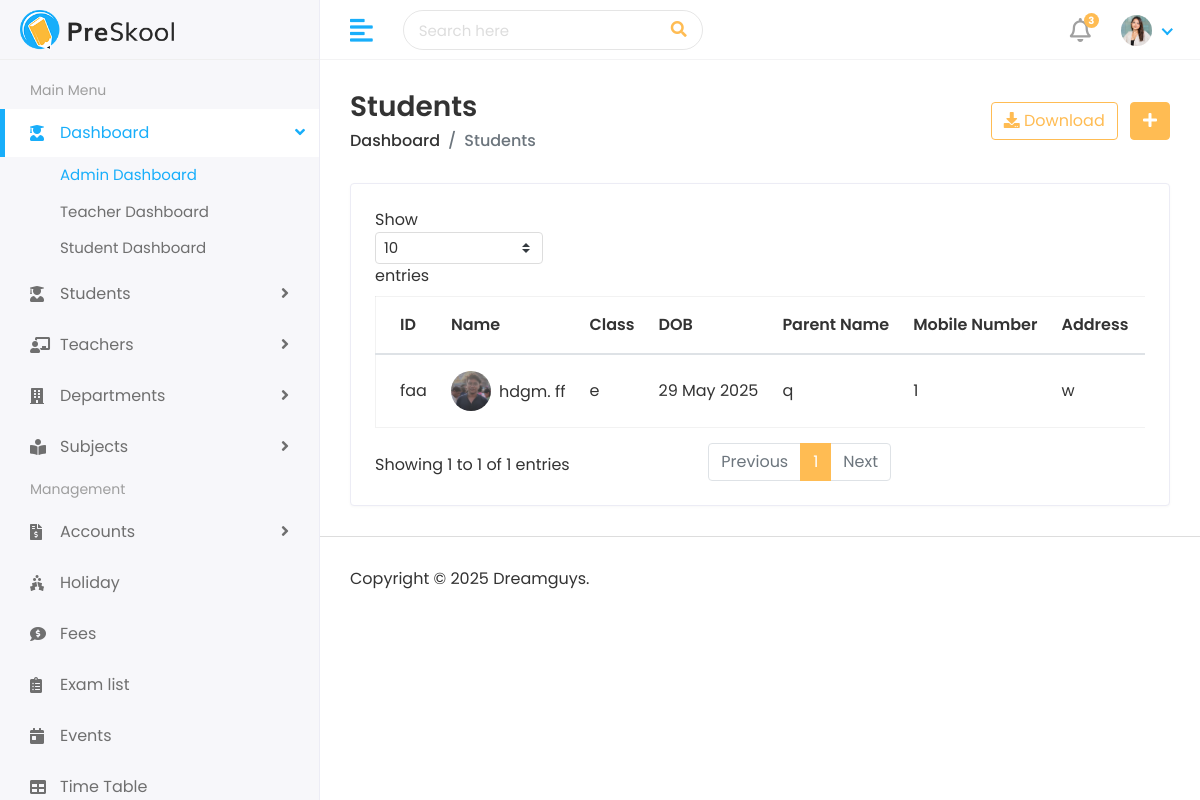
The page /student/ on the database its author committed.
### student/models.py (models this page shows, shortened)
class Student(models.Model):
    first_name = models.CharField(max_length=100)
    last_name = models.CharField(max_length=100)
    student_id = models.CharField(max_length=100)
    gender = models.CharField(max_length=10, choices=[("Male", "Male"),("Female", "Female"),("others", "others")])
    date_of_birth = models.DateField()
    student_class = models.CharField(max_length=100)
    religion = models.CharField(max_length=20)
    joining_date = models.DateField()
    mobile_number = models.CharField(max_length=15)
    admission_number = models.CharField(max_length=15)
    section = models.CharField(max_length=15)
    student_image = models.ImageField(upload_to='student/', blank=True)
    parent = models.OneToOneField(Parent, on_delete=models.CASCADE)
    slug = models.SlugField(max_length=255, unique=True, blank=True)

class Parent(models.Model):
    father_name = models.CharField(max_length=100)
    father_occupation = models.CharField(max_length=100)
    father_mobile = models.CharField(max_length=100)
    father_email = models.EmailField(max_length=100)
    mother_name = models.CharField(max_length=100)
    mother_occupation = models.CharField(max_length=100)
    mother_mobile = models.CharField(max_length=100)
    mother_email = models.EmailField(max_length=100)
    present_location = models.TextField()
    permanent_address = models.TextField()

### student/views.py (the view)
# urls.py: path("", views.student_list, name="student_list"),
def student_list(request):
    student_list = Student.objects.select_related("parent").all()
    context = {
        'student_list': student_list
    }
    return render(request, 'students/students.html', context)

### templates/students/students.html (shortened to what this page needs)
{% extends "Home/base.html" %}
{% load static %}
{% block body %}
         <div class="page-wrapper">
            <div class="content container-fluid">
               <div class="page-header">
                  <div class="row align-items-center">
                     <div class="col">
                        <h3 class="page-title">Students</h3>
                        <ul class="breadcrumb">
                           <li class="breadcrumb-item"><a href="">Dashboard</a></li>
                           <li class="breadcrumb-item active">Students</li>
                        </ul>
                     </div>
                     <div class="col-auto text-right float-right ml-auto">
                        <a href="#" class="btn btn-outline-primary mr-2"><i class="fas fa-download"></i> Download</a>
                        <a href="{% url 'add_student' %}" class="btn btn-primary"><i class="fas fa-plus"></i></a>
                     </div>
                  </div>
               </div>
               <div class="row">
                  <div class="col-sm-12">
                     <div class="card card-table">
                        <div class="card-body">
                           <div class="table-responsive">
                              <table class="table table-hover table-center mb-0 datatable">
                                 <thead>
                                    <tr>
                                       <th>ID</th>
                                       <th>Name</th>
                                       <th>Class</th>
                                       <th>DOB</th>
                                       <th>Parent Name</th>
                                       <th>Mobile Number</th>
                                       <th>Address</th>
                                       <th class="text-right">Action</th>
                                    </tr>
                                 </thead>
                                 <tbody>
                                    {% for student in student_list  %}
                                    <tr>
                                       <td>{{ student.student_id}}</td>
                                       <td>
                                          <h2 class="table-avatar">
                                             <h2 class="table-avatar">
                                                <a href="{% url 'view_student' student.student_id %}" class="avatar avatar-sm mr-2"><img class="avatar-img rounded-circle" src="{{ student.student_image.url }}" alt="User Image"></a>
                                                <a href="{% url 'view_student' student.student_id %}">{{ student.first_name }} {{ student.last_name}}</a>
                                             </h2>
                                          </h2>
                                       </td>
                                       <td>{{student.student_class}}</td>
                                       <td>{{ student.date_of_birth | date:"d M Y" }}</td>
                                       <td>{{ student.parent.father_name }}</td>
                                       <td>{{ student.mobile_number }}</td>
                                       <td>{{ student.parent.present_location }}</td>
                                       <td class="text-right">
                                       </td>
                                    </tr>
                                    {% endfor %}
                                 </tbody>
                              </table>
                           </div>
                        </div>
                     </div>
                  </div>
               </div>
            </div>
            <footer>
               <p>Copyright © 2025 Dreamguys.</p>
            </footer>
         </div>
      </div>
   </body>
</html>
{% endblock %}

### static/assets/css/style.css (style rules this page uses)
html { height: 100%; }
body { background-color: #fff; color: #333; font-family: 'Poppins', sans-serif; font-size: 1rem; height: 100%; line-height: 1.5; overflow-x: hidden; }
h1, h2, h3, h4, h5, h6 { font-family: 'Poppins', sans-serif; margin-top: 0; }
ul, ol { padding: 0px; list-style: none; }
.table { color: #333; max-width: 100%; margin-bottom: 0; width: 100%; }
.table.dataTable { border-collapse: collapse !important; border: 1px solid rgba(0, 0, 0, 0.05); }
table.table td h2 { display: inline-block; font-size: inherit; font-weight: 400; margin: 0; padding: 0; vertical-align: middle; }
table.table td h2.table-avatar { align-items: center; display: inline-flex; font-size: inherit; font-weight: 400; margin: 0; padding: 0; vertical-align: middle; white-space: nowrap; }
table.table td h2 a { color: #333; }
.table thead tr th { font-weight: 600; }
.table tbody tr { border-bottom: 1px solid rgba(0, 0, 0, 0.05); }
.table.table-center td, .table.table-center th { vertical-align: middle; }
.card-table .card-body .table > thead > tr > th { border-top: 0; }
.card-table .card-body .table tr td:first-child, .card-table .card-body .table tr th:first-child { padding-left: 1.5rem; }
.card-table .card-body .table tr td:last-child, .card-table .card-body .table tr th:last-child { padding-right: 1.5rem; }
.card-table .table td, .card-table .table th { border-top: 1px solid #e2e5e8; padding: 1rem 0.75rem; white-space: nowrap; }
.btn-primary { background-color: #FFBC53; border: 1px solid #FFBC53; }
.btn-outline-primary { color: #FFBC53; border-color: #FFBC53; }
.card { border: 1px solid #ececf5; box-shadow: 0 1px 3px 0 rgba(0, 0, 0, 0.03); margin-bottom: 1.875rem; }
.card-body { padding: 1.5rem; }
.avatar { position: relative; display: inline-block; width: 3rem; height: 3rem }
.avatar > img { width: 100%; height: 100%; -o-object-fit: cover; object-fit: cover; }
.avatar-sm { width: 2.5rem; height: 2.5rem; }
footer { padding: 1.875rem 1.875rem; border-top: 1px solid #ddd; }
footer p { margin: 0px; }
.page-wrapper { margin-left: 320px; padding-top: 60px; position: relative; transition: all 0.4s ease; }
.page-wrapper > .content { padding: 1.875rem 1.875rem 0; }
.page-header { margin-bottom: 1.875rem; }
.page-header .breadcrumb { background-color: transparent; color: #6c757d; font-size: 1rem; font-weight: 500; margin-bottom: 0; padding: 0; }
.page-header .breadcrumb a { color: #333; }
.page-title { font-size: 28px; font-weight: 600; color: #333; margin-bottom: 5px; }

### rows shown on the page
Student: student_id "faa", student_image (picture), first_name "hdgm.", last_name "ff", student_class "e", date_of_birth "29 May 2025", parent.father_name "q", mobile_number "1", parent.present_location "w"
